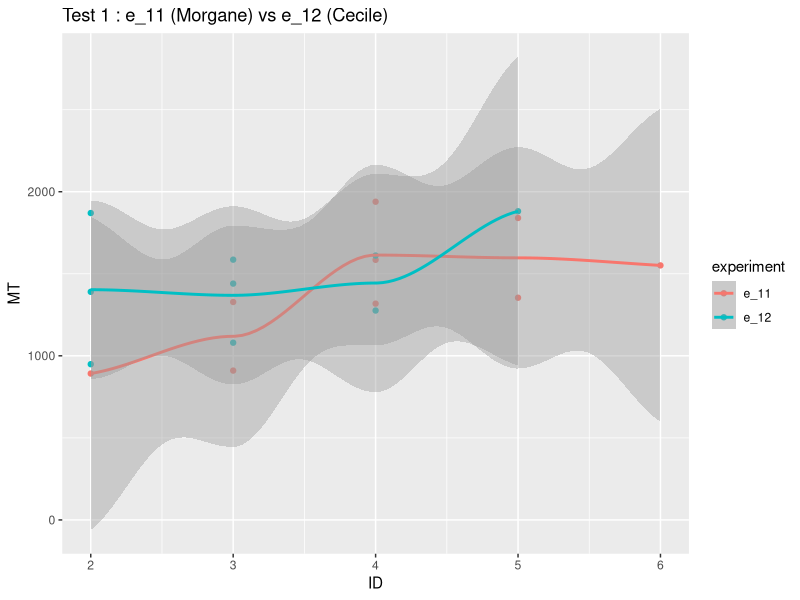
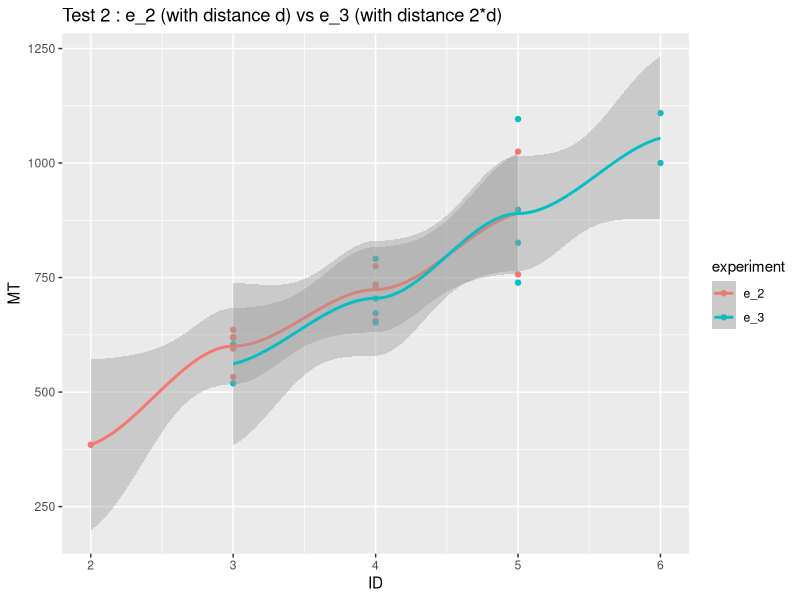
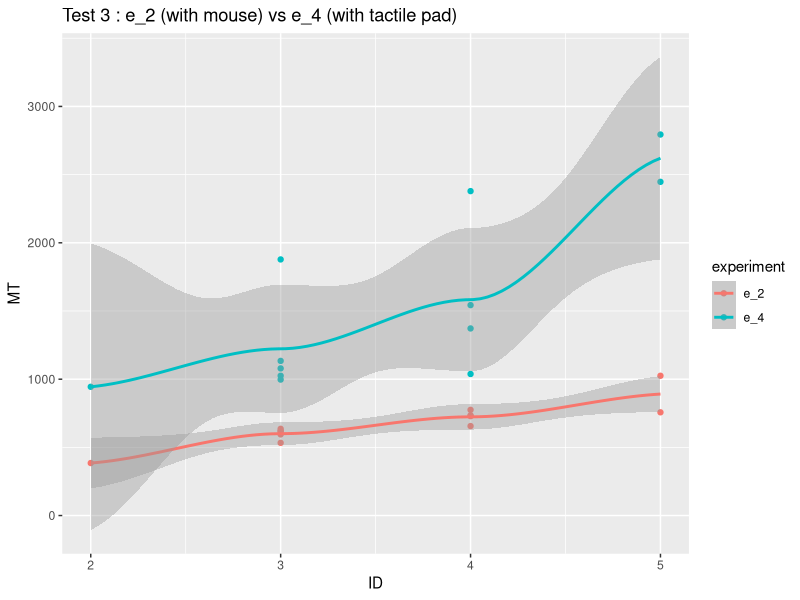
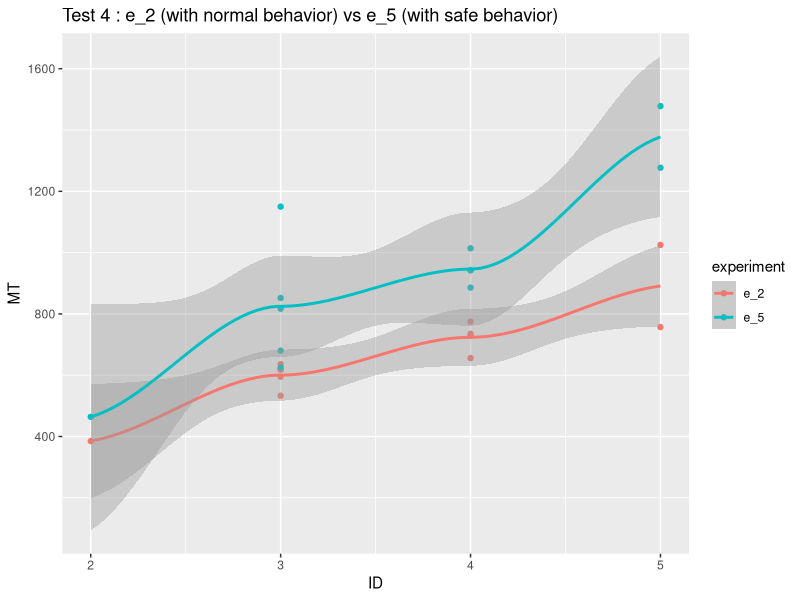

Write R code to recreate these figures, in order.
## ---- chunk 1
library(tidyverse)

data = read.csv("data/data_all.csv",header=T)
## ---- chunk 2
d1 = data[(data$experiment == "e_11") | (data$experiment == "e_12"),]

ggplot(data = d1) +
  aes(x = `ID`) +
  aes(y = `MT`) +
  geom_point() +
  aes(col = `experiment`) +
  geom_smooth() +
  xlim(c(2, 6)) +
  labs(title = "Test 1 : e_11 (Morgane) vs e_12 (Cecile)")
## ---- chunk 3
d2 = data[(data$experiment == "e_2") | (data$experiment == "e_3"),]

ggplot(data = d2) +
  aes(x = `ID`) +
  aes(y = `MT`) +
  geom_point() +
  aes(col = `experiment`) +
  geom_smooth() +
  xlim(c(2, 6)) +
  labs(title = "Test 2 : e_2 (with distance d) vs e_3 (with distance 2*d)")
## ---- chunk 4
d3 = data[(data$experiment == "e_2") | (data$experiment == "e_4"),]

ggplot(data = d3) +
  aes(x = `ID`) +
  aes(y = `MT`) +
  geom_point() +
  aes(col = `experiment`) +
  geom_smooth() +
  xlim(c(2, 5)) +
  labs(title = "Test 3 : e_2 (with mouse) vs e_4 (with tactile pad)")
## ---- chunk 5
d4 = data[(data$experiment == "e_2") | (data$experiment == "e_5"),]

ggplot(data = d4) +
  aes(x = `ID`) +
  aes(y = `MT`) +
  geom_point() +
  aes(col = `experiment`) +
  geom_smooth() +
  xlim(c(2, 5)) +
  labs(title = "Test 4 : e_2 (with normal behavior) vs e_5 (with safe behavior)")
